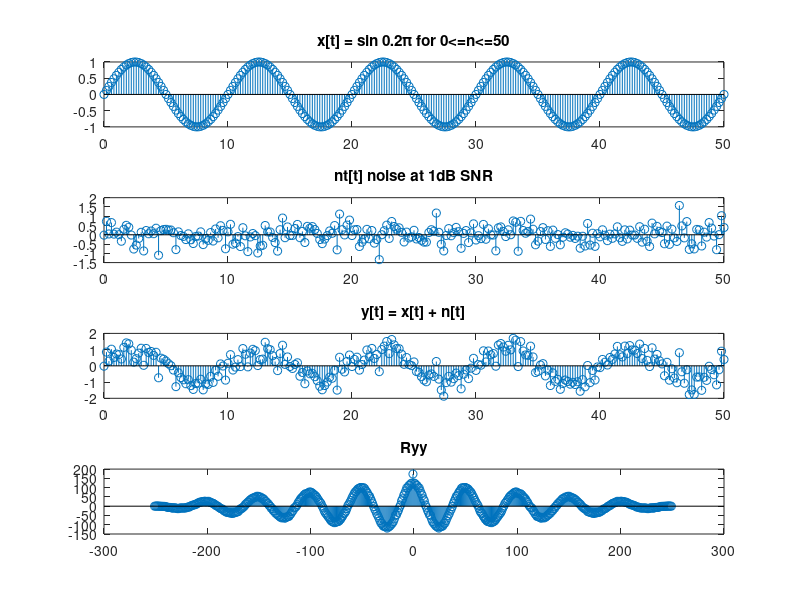

Here is the MATLAB script that generated this plot:

% Proakis DSP

% Example 2.6.3 
% Shows that using correlation one can extract the period of an unknown
% signal even in the presence of noise. Looking at the correlation Ryy we
% see a period of N=10 samples even tought we contaminated the signal.

fc = 1/10;
fs = 5;
Ts = 1/fs;
n = [0:Ts:50];


xt = sin(2*pi*fc*n);

dB = 1;
Eb = sum(abs(xt).^2)/length(xt);
No = Eb / (10^(dB/10));

noise_var = sqrt(No/2);


nt = noise_var * randn(1, length(xt));

yt = xt + nt;

figure(1);
subplot(411);
stem(n,xt);
title('x[t] = sin 0.2\pi for 0<=n<=50');

subplot(412);
stem(n,nt);
title('nt[t] noise at 1dB SNR');

subplot(413);
stem(n,yt);
title('y[t] = x[t] + n[t]');

subplot(414);
len = length(yt);
stem([-len:len-2],xcorr(yt));
title('Ryy');
